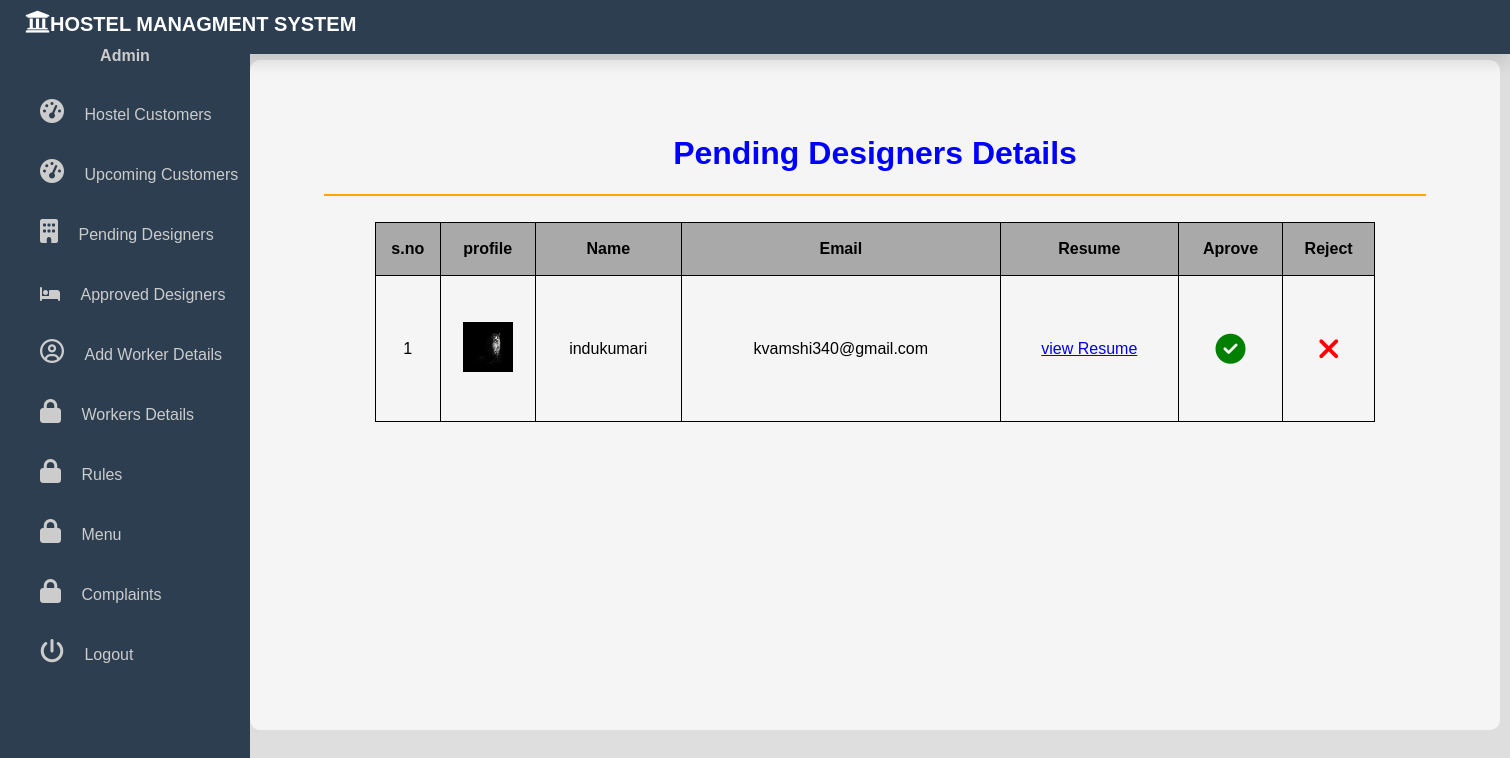
Page /admin-pending-designers/ (signed in) on the committed database.
### designer/models.py (models this page shows)
class Designer(models.Model):
    user=models.OneToOneField(User,on_delete=models.CASCADE)
    gender=models.CharField(max_length=20,choices=gender_choices)
    profile_pic=models.ImageField(upload_to='profile_pic/designer/')
    approved=models.BooleanField(default=False,null=True)
    resume=models.FileField(upload_to='resumes/',null=True)

### core/views.py (the view)
# urls.py: path('admin-pending-designers/',views.admin_pending_designers,name='admin-pending-designers'),
@login_required(login_url='admin-sign-in')
def admin_pending_designers(request):
    designers=Designer.objects.filter(approved=False)
    return render(request,'admin/pendingdesigners.html',{'designers':designers})

### templates/admin/pendingdesigners.html (shortened to what this page needs)
<!DOCTYPE html>
<html lang="en">
<head>
    <link rel="stylesheet" href="https://cdnjs.cloudflare.com/ajax/libs/font-awesome/4.7.0/css/font-awesome.min.css">
</head>
<body>
    {% include 'admin/base.html' %}
<div class="container"><br><br><br>
<center><h1>Pending Designers Details</h1></center>
<hr color="orange" width="1100"><br>
<table border="1" height="200" width="1000" align="center" >
<tr align="center" background-color="blue">
    <th >s.no</th>  <th>profile</th>   <th>Name</th>   <th> Email</th>  <th>Resume</th> <th>Aprove</th> <th> Reject</th>
</tr>
 {% for designer in  designers %}
<tr align="center" >
    <td>{{forloop.counter}}</td>
      <td><img src="{{designer.profile_pic.url}}" width="50" height="50"></td>
       <td> {{designer.user}}</td>
       <td> {{designer.user.email}}</td>
         <td><a href="{{designer.resume.url}}">view Resume</a></td>
             <td><a href="{% url 'admin-approving-designer' designer.id %}"><i class="fa fa-check-circle" style="font-size:30px;color:green"></i></a></td>
              <td><a href="{% url 'admin-rejecting-designer' designer.id %}"><i class="fa fa-close" style="font-size:30px;color:red"></i> </a></td>
</tr>
{% endfor %}
</div>
</body>
</html>

### templates/admin/pendingdesigners.html (style rules this page uses)
body { margin: 0; font-family: Arial, Helvetica, sans-serif; background-color: ghostwhite; }
.container { background-color: whitesmoke; margin-left: 250px; height:670px; margin-top: 60px; width: 1250px; border-radius: 10px; box-shadow:4px; }
h1 { color:blue; }
table, th, td { border: 1px solid black; border-collapse: collapse; border-color: black; }
th { background-color: darkgray; }

### templates/admin/base.html (style rules this page uses)
body { background: #dedede; font-family: Arial, Helvetica, sans-serif; margin: 0; padding: 0; }

### rows in the picture
Designer: profile_pic (picture), user "indukumari", user.email "kvamshi340@gmail.com"
